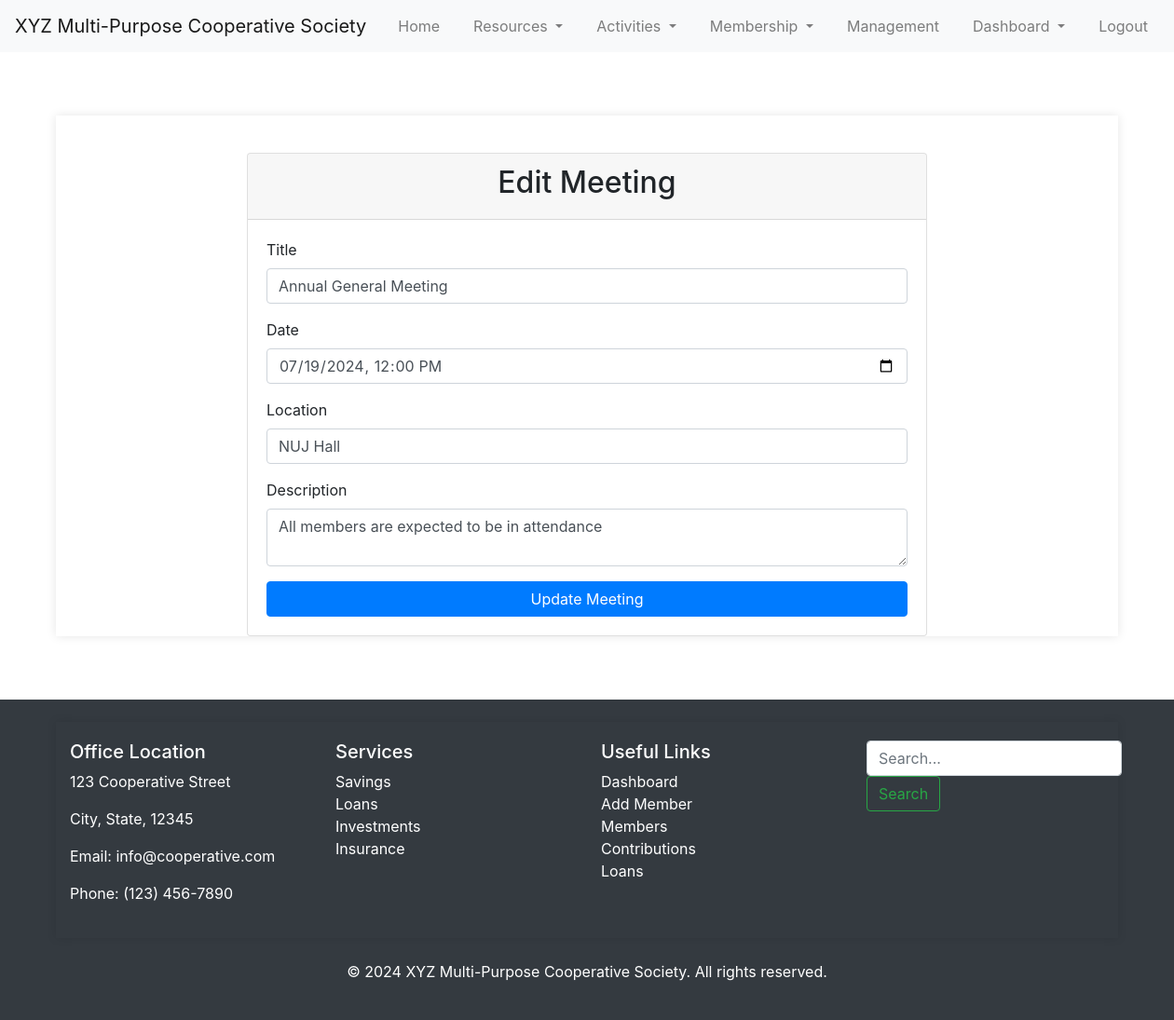
The page /edit_meeting/3 (signed in) on the database its author committed.
### models.py (models this page shows)
class Meeting(db.Model):
    id = db.Column(db.Integer, primary_key=True)
    title = db.Column(db.String(200), nullable=False)
    date = db.Column(db.DateTime, nullable=False)
    location = db.Column(db.String(200), nullable=False)
    description = db.Column(db.Text, nullable=True)

### routes.py (the view, shortened to what this page needs)
@app.route('/edit_meeting/<int:meeting_id>', methods=['GET', 'POST'])
@login_required
def edit_meeting(meeting_id):
    meeting = Meeting.query.get_or_404(meeting_id)
    form = MeetingForm(obj=meeting)
    return render_template('edit_meeting.html', form=form, meeting=meeting)

### forms.py
class MeetingForm(FlaskForm):
    title = StringField('Title', validators=[DataRequired(), Length(max=200)])
    date = DateTimeLocalField('Date', format='%Y-%m-%dT%H:%M', validators=[DataRequired()])
    location = StringField('Location', validators=[DataRequired(), Length(max=200)])
    description = TextAreaField('Description', validators=[Length(max=2000)])  # Optional limit on description length
    submit = SubmitField('Add Meeting')

### routes.py (called while the page is built)
@login_manager.user_loader
def load_user(user_id):
    return User.query.get(int(user_id))

### templates/edit_meeting.html (shortened to what this page needs)
{% extends "base.html" %}
{% block content %}
<div class="container mt-5">
    <div class="row justify-content-center">
        <div class="col-md-8">
            <div class="card">
                <div class="card-header text-center">
                    <h2>Edit Meeting</h2>
                </div>
                <div class="card-body">
                    <form method="POST" action="{{ url_for('edit_meeting', meeting_id=meeting.id) }}">
                        <div class="form-group mb-3">
                            {{ form.title.label(class="form-label") }}
                            {{ form.title(class="form-control", placeholder="Title") }}
                        </div>
                        <div class="form-group mb-3">
                            {{ form.date.label(class="form-label") }}
                            {{ form.date(class="form-control", id="date-picker", placeholder="Date") }}
                        </div>
                        <div class="form-group mb-3">
                            {{ form.location.label(class="form-label") }}
                            {{ form.location(class="form-control", placeholder="Location") }}
                        </div>
                        <div class="form-group mb-3">
                            {{ form.description.label(class="form-label") }}
                            {{ form.description(class="form-control", placeholder="Description") }}
                        </div>
                        <button class="btn btn-primary btn-block" type="submit">Update Meeting</button>
                    </form>
                </div>
            </div>
        </div>
    </div>
</div>
{% endblock %}

### static/style.css (style rules this page uses)
body { font-family: Arial, sans-serif; margin: 0; padding: 0; }
body { font-family: Arial, sans-serif; margin: 0; padding: 0; background-color: #f4f4f4; }
.container { width: 80%; margin: 0 auto; padding: 20px; box-shadow: 0 0 10px rgba(0, 0, 0, 0.1); }
h2 { text-align: center; margin-bottom: 20px; }
.btn-block { width: 100%; }
.mb-3 { margin-bottom: 1.5em; }
h2, p { transition: all 0.3s ease; }
.card { transform: translateY(20px); transition: all 0.5s ease-in-out; }

### rows shown on the page
Meeting: title "Annual General Meeting", date "07/19/2024 12:00", location "NUJ Hall", description "All members are expected to be in attendance"
